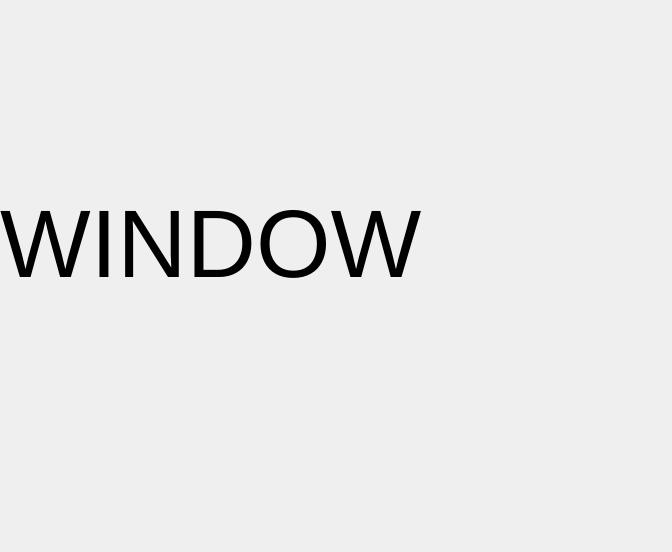
<?xml version="1.0" encoding="UTF-8"?>
<ui version="4.0">
 <class>windowdisplay</class>
 <widget class="QWidget" name="windowdisplay">
  <property name="geometry">
   <rect>
    <x>0</x>
    <y>0</y>
    <width>672</width>
    <height>552</height>
   </rect>
  </property>
  <property name="windowTitle">
   <string>Form</string>
  </property>
  <widget class="QLabel" name="label">
   <property name="geometry">
    <rect>
     <x>0</x>
     <y>180</y>
     <width>421</width>
     <height>131</height>
    </rect>
   </property>
   <property name="text">
    <string>&lt;html&gt;&lt;head/&gt;&lt;body&gt;&lt;p&gt;&lt;span style=&quot; font-size:72pt;&quot;&gt;WINDOW&lt;/span&gt;&lt;/p&gt;&lt;/body&gt;&lt;/html&gt;</string>
   </property>
  </widget>
 </widget>
 <resources/>
 <connections/>
</ui>
